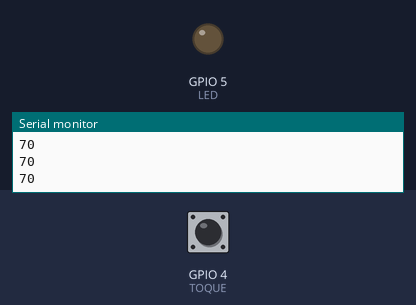
A sketch run on a simulated ESP32. Shown: output pins drawn as LEDs (lit = HIGH), the last lines printed to the serial monitor. The test bench sets the inputs (shaded band); at power-on: GPIO 4 (TOQUE) HIGH.

Above: at 2.2 s.
2.3 s: GPIO 4 (TOQUE) pulled LOW for 0.15 s
At 2.37 s:
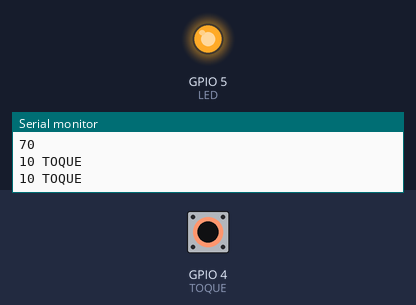
3.9 s: GPIO 4 (TOQUE) pulled LOW for 3.2 s
At 7.5 s:
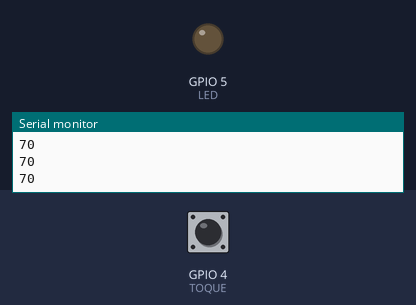
Timing chart, 0 to 9.0 s (numbered marks = the images above; inputs shaded):
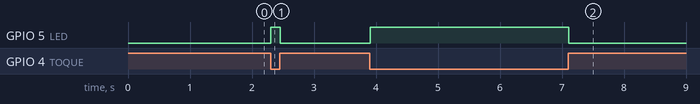

The sketch:

ToqueLed.ino
```cpp
const int TOQUE = 4;                // T0 no ESP32, T4 no S3
const int LED = 5;
uint32_t referencia = 0;

void setup() {
  Serial.begin(115200);
  pinMode(LED, OUTPUT);
  uint64_t soma = 0;
  for (int i = 0; i < 50; i++) {    // 1 s sem tocar: a referência
    soma += touchRead(TOQUE);
    delay(20);
  }
  referencia = soma / 50;
  Serial.printf("referência: %lu\n", (unsigned long)referencia);
}

void loop() {
  uint32_t v = touchRead(TOQUE);
#if CONFIG_IDF_TARGET_ESP32
  bool tocado = v < referencia * 97 / 100;   // versão 1: o toque baixa a leitura
#else
  bool tocado = v > referencia * 103 / 100;  // versão 2 (S2, S3): o toque sobe a leitura
#endif
  digitalWrite(LED, tocado);
  Serial.printf("%lu %s\n", (unsigned long)v, tocado ? "TOQUE" : "");
  delay(50);
}
```

Measured:
- after the input at 2.3 s, GPIO 5 (LED): LOW → HIGH at once, → LOW 0.15 s later
- after the input at 3.9 s, GPIO 5 (LED): LOW → HIGH at once, → LOW 3.2 s later
